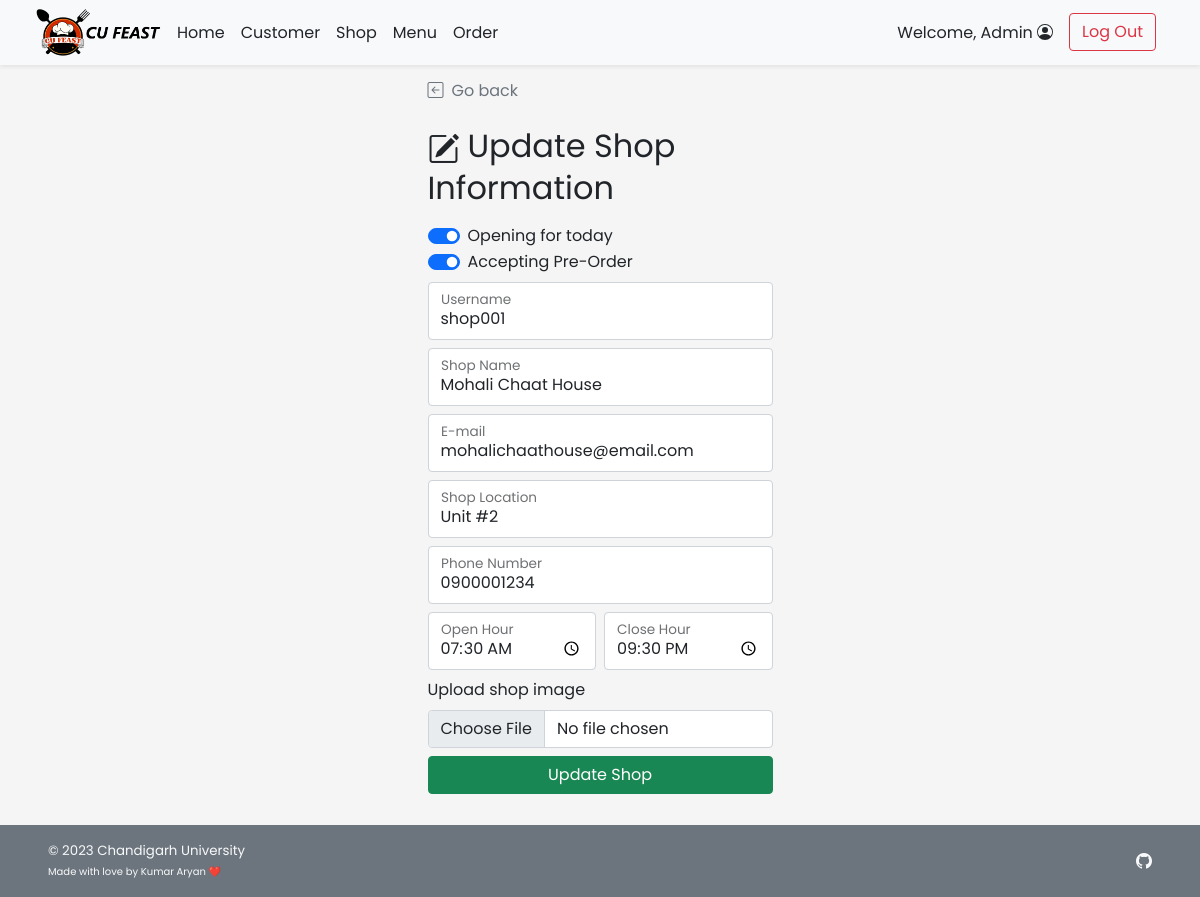
The app's page /admin/admin_shop_edit.php?s_id=1 (signed in) with its own data.
### tables this page shows
CREATE TABLE `shop` (
  `s_id` int(11) NOT NULL,
  `s_username` varchar(45) NOT NULL,
  `s_pwd` varchar(45) NOT NULL,
  `s_name` varchar(100) NOT NULL,
  `s_location` varchar(100) NOT NULL,
  `s_openhour` time NOT NULL,
  `s_closehour` time NOT NULL,
  `s_status` tinyint(4) NOT NULL DEFAULT 1 COMMENT 'Shop ready for taking an order or not (True for open, False for close)',
  `s_preorderStatus` tinyint(4) NOT NULL DEFAULT 1 COMMENT 'Shop is ready for tomorrow pre-order or not',
  `s_email` varchar(100) NOT NULL,
  `s_phoneno` varchar(45) NOT NULL,
  `s_pic` text DEFAULT NULL
);

### admin/admin_shop_edit.php (the view, shortened to what this page needs)
<!DOCTYPE html>
<html lang="en">
<head>
    <?php
        include("../conn_db.php");
        include('../head.php');
    ?>
    <link href="../css/main.css" rel="stylesheet">
    <link href="../css/login.css" rel="stylesheet">
</head>
<body class="d-flex flex-column h-100">
    <?php include('nav_header_admin.php')?>
    <div class="container form-signin mt-auto w-50">
        <a class="nav nav-item text-decoration-none text-muted" href="#" onclick="history.back();">
            <i class="bi bi-arrow-left-square me-2"></i>Go back
        </a>
        <?php
            $s_id = $_GET["s_id"];
            $query = "SELECT s_username,s_name,s_location,s_openhour,s_closehour,s_status,s_preorderstatus,s_email,s_phoneno FROM shop WHERE s_id = {$s_id} LIMIT 0,1";
            $result = $mysqli ->query($query);
            $row = $result -> fetch_array();
        ?>
        <form method="POST" action="admin_shop_edit.php" class="form-floating" enctype="multipart/form-data">
            <h2 class="mt-4 mb-3 fw-normal text-bold"><i class="bi bi-pencil-square me-2"></i>Update Shop Information</h2>
            <div class="form-check form-switch">
                <input class="form-check-input" type="checkbox" id="shopstatus"
                name="s_status" <?php if($row["s_status"]){echo "checked";} ?>>
                <label class="form-check-label" for="shopstatus">Opening for today</label>
            </div>
            <div class="form-check form-switch mb-2">
                <input class="form-check-input" type="checkbox" id="shoppreorderstatus" name="s_preorderstatus" <?php if($row["s_preorderstatus"]){echo "checked";} ?>>
                <label class="form-check-label" for="shoppreorderstatus">Accepting Pre-Order</label>
            </div>
            <div class="form-floating mb-2">
                <input type="text" class="form-control" id="shopusername" placeholder="Username" name="s_username"
                value="<?php echo $row["s_username"];?>" required>
                <label for="shopname">Username</label>
            </div>
            <div class="form-floating mb-2">
                <input type="text" class="form-control" id="shopname" placeholder="Shop Name" value="<?php echo $row["s_name"];?>" name="s_name" required>
                <label for="shopname">Shop Name</label>
            </div>
            <div class="form-floating mb-2">
                <input type="email" class="form-control" id="email" placeholder="E-mail" name="s_email" value="<?php echo $row["s_email"];?>" required>
                <label for="email">E-mail</label>
            </div>
            <div class="form-floating mb-2">
                <input type="text" class="form-control" id="shoplocation" placeholder="Location" value="<?php echo $row["s_location"];?>" name="s_location" required>
                <label for="shoplocation">Shop Location</label>
            </div>
            <div class="form-floating mb-2">
                <input type="text" class="form-control" id="shopphoneno" placeholder="Phone Number" value="<?php echo $row["s_phoneno"];?>" name="s_phoneno" required>
                <label for="shopphoneno">Phone Number</label>
            </div>
            <div class="row row-cols-2 g-2 mb-2">
                <div class="col">
                    <div class="form-floating">
                        <input type="time" class="form-control" id="shopopenhour" placeholder="Open Hour" value="<?php echo $row["s_openhour"];?>" name="s_openhour" required>
                        <label for="shopopenhour">Open Hour</label>
                    </div>
                </div>
                <div class="col">
                    <div class="form-floating">
                        <input type="time" class="form-control" id="shopclosehour" placeholder="Close Hour" value="<?php echo $row["s_closehour"];?>" name="s_closehour" required>
                        <label for="shopopenhour">Close Hour</label>
                    </div>
                </div>
            </div>
            <div class="mb-2">
                <label for="formFile" class="form-label">Upload shop image</label>
                <input class="form-control" type="file" id="s_pic" name="s_pic" accept="image/*">
            </div>
            <button class="w-100 btn btn-success mb-3" name="upd_confirm" type="submit">Update Shop</button>
        </form>
    </div>
    <footer
    class="footer d-flex flex-wrap justify-content-between align-items-center px-5 py-3 mt-auto bg-secondary text-light">
        <span class="smaller-font">&copy; 2023 Chandigarh University<br /><span class="xsmall-font">Made with love by Kumar Aryan ❤️</span></span>
        <ul class="nav justify-content-end list-unstyled d-flex">
            <li class="ms-3"><a class="text-light" target="_blank" href="https://github.com/kumararyan0530"><i
                        class="bi bi-github"></i></a></li>
        </ul>
    </footer>
</body>
</html>

### css/main.css (style rules this page uses)
html { height: 100%; }
body { height: 100%; padding-top: 4rem; margin-bottom: -50px; font-family: 'Poppins', 'Noto Sans Thai', sans-serif; }
a { cursor: pointer; }
.bi { vertical-align: -.125em; fill: currentColor; }
.smaller-font { font-size: smaller; }
.xsmall-font { font-size: x-small; }

### css/login.css (style rules this page uses)
html, body { height: 100%; font-family: 'Poppins', 'Noto Sans Thai', sans-serif; }
body { background-color: #f5f5f5; padding-top: 4rem; margin-bottom: -50px; }
.form-signin { width: 100%; max-width: 375px; padding: 15px; margin: auto; }
.smaller-font { font-size: smaller; }
.xsmall-font { font-size: x-small; }

### records on screen
shop: s_status "☑", s_preorderStatus "☑", s_username "shop001", s_name "Mohali Chaat House", s_email "mohalichaathouse@email.com", s_location "Unit #2", s_phoneno "0900001234", s_openhour "07:30:00", s_closehour "21:30:00"

### other values on screen
$_SESSION['firstname'] "Admin"
